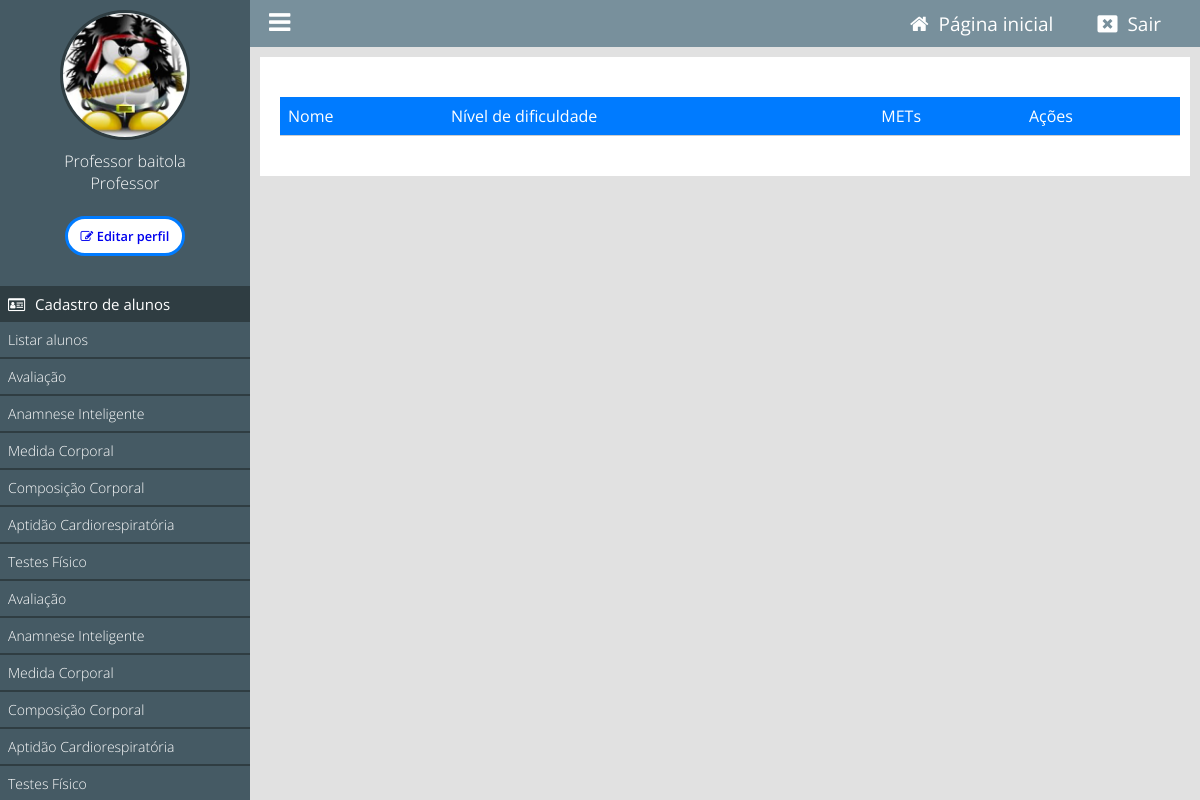
/painel/listar-exercicios (signed in), run on an earlier commit of the app's database.
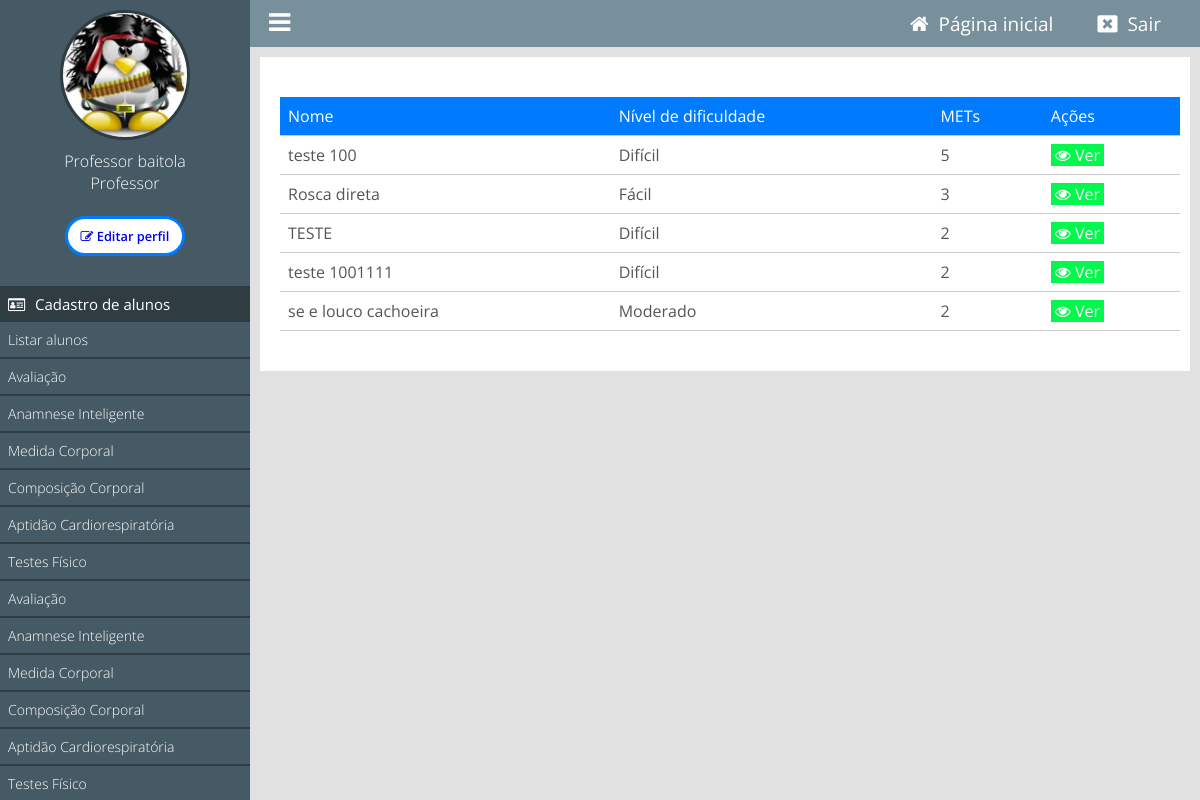
And on a later commit of the database.
### tables this page shows
CREATE TABLE IF NOT EXISTS `tb_exercicios_lib` (
  `id` int NOT NULL AUTO_INCREMENT,
  `usuario_id` int NOT NULL,
  `categoria_id` int NOT NULL,
  `nome_exercicio` varchar(255) NOT NULL,
  `articulacao` varchar(255) NOT NULL,
  `membro` varchar(255) NOT NULL,
  `grupo_muscular` varchar(255) NOT NULL,
  `aplicacao_forca` varchar(255) NOT NULL,
  `movimento` varchar(255) NOT NULL,
  `video` varchar(255) NOT NULL,
  `contra_indicacoes` varchar(255) NOT NULL,
  `indicacoes` varchar(255) NOT NULL,
  `mets_consumo_energetico` float NOT NULL,
  `nivel_dificuldade` varchar(255) NOT NULL,
  `created_at` timestamp NULL DEFAULT CURRENT_TIMESTAMP,
  `data_inclusao` datetime NOT NULL,
  PRIMARY KEY (`id`)
);

### painel/pages/funcoes.php (called while the page is built, shortened)
<?php
function obterLinkAnamnese($usuario_id) {
    $conn = new mysqli(HOST, USER, PASSWORD, DATABASE);
    $sql = "
        SELECT *
        FROM tb_perfis_usuarios
        WHERE usuario_id = ?
        ORDER BY data_avaliacao DESC
        LIMIT 1
    ";
    $stmt = $conn->prepare($sql);
    $stmt->bind_param('i', $usuario_id);
    $stmt->execute();
    $result = $stmt->get_result();
    $perfil = $result->fetch_assoc();
    if (!$perfil) {
        return "anamnese-geral";
    }
    $conditionsTrue = 0;
    if ($conditionsTrue == 0) {
        return "anamnese-geral";
    }
    return $link ?? "anamnese-geral";
}
?>

### classes/MySql.php (called while the page is built)
<?php
    class MySql{
        private static $pdo;
        public static function conectar(){
            if(self::$pdo == null){
                try{
                    self::$pdo = new PDO('mysql:host='.HOST.';dbname='.DATABASE,USER,PASSWORD,array(PDO::MYSQL_ATTR_INIT_COMMAND => "SET NAMES utf8"));
                    self::$pdo->setAttribute(PDO::ATTR_ERRMODE,PDO::ERRMODE_EXCEPTION);
                }catch(Exception $e) {
                    echo 'erro ao conectar, tente novamente mais tarde';
                }
            }
            return self::$pdo;
        }
    }
?>

### classes/Exercicio.php (called while the page is built, shortened)
<?php
class Exercicio {
    private $db;
    public function __construct() {
        $this->db = MySql::conectar();
    }
    public function buscarExercicios() {
        try {
            $sql = $this->db->prepare("SELECT * FROM `tb_exercicios_lib`;");
            $sql->execute();
            $resultados = $sql->fetchAll(PDO::FETCH_ASSOC);
            return $resultados ?: [];
        } catch (PDOException $e) {
            error_log("Erro ao listar exercícios: " . $e->getMessage());
            return false;
        }
    }
}
?>

### painel/pages/listar-exercicios.php (the view, shortened to what this page needs)
<?php
$exercicio = new Exercicio();
$exercicios = $exercicio->buscarExercicios();
?>
<div class="box-content">
<table id="lista-exercicios" class="display" style="width:100%" data-order='[[ 1, "asc" ]]'>
        <thead>
            <tr>
                <td>Nome</td>
                <td>Nível de dificuldade</td>
                <td>METs</td>
                <td>Ações</td>
            </tr>
        </thead>
        <tbody>
        <?php if(count($exercicios) > 0): ?>
                <?php foreach($exercicios as $exercicio): ?>
                    <tr>
                        <td><?php echo $exercicio['nome_exercicio']; ?></td>
                        <td><?php echo $exercicio['nivel_dificuldade']; ?></td>
                        <td><?php echo $exercicio['mets_consumo_energetico']; ?></td>
                        <td><a class="btn view" href="<?php echo INCLUDE_PATH_PAINEL . 'ver-exercicio?id=' . $exercicio['id']; ?>"><i class="fa fa-eye" aria-hidden="true"></i> Ver</a></td>
                    </tr>
                <?php endforeach; ?>
            <?php endif; ?>
        </tbody>
    </table>
</div>

### painel/index.php
<?php
    include_once('../config.php');
    if(Painel::logado() == false){
        include('login.php');
    } else {
        include('main.php');
    }
?>

### painel/main.php (shortened to what this page needs)
<?php
    include_once('../config.php');
    include_once('pages/funcoes.php');
    $usuario_id = $_SESSION['id'];
    $anamneseLink = obterLinkAnamnese($usuario_id);
?>
<!DOCTYPE html>
<html lang="pt-br">
<head>
    <link rel="stylesheet" href="https://cdnjs.cloudflare.com/ajax/libs/font-awesome/4.7.0/css/font-awesome.min.css">
    <link rel="stylesheet" href="https://cdn.datatables.net/2.1.8/css/dataTables.dataTables.css">
    <link href="<?php echo INCLUDE_PATH_PAINEL ?>css/style.css" rel="stylesheet"/>
</head>
<body>
<div class="menu">
    <div class="menu-wraper">
        <div class="box-usuario">
            <?php
                if($_SESSION['img'] == ''){
            ?>
                <div class="avatar-usuario">
                    <i class="fa fa-user"></i>
                </div>
            <?php } else { ?>
                <div class="imagem-usuario">
                    <img src="<?php echo INCLUDE_PATH_PAINEL ?>uploads/<?php echo $_SESSION['img']; ?>" />
                </div>
            <?php } ?>
            <div class="nome-usuario">
                <p><?php echo $_SESSION['nome']; ?></p>
                <p><?php echo pegaCargo($_SESSION['cargo']); ?></p><br>
                <button><a href="<?php echo INCLUDE_PATH_PAINEL . 'editar-perfil?id=' . $usuario_id; ?>"><i class="fa fa-pencil-square-o" aria-hidden="true"></i> Editar perfil</a></button>
            </div>
        </div>
        <div class="items-menu">
            <h2 <?php verificaPermissaoMenu(1); ?>id="menu-usuarios" class="ativo"><i class="fa fa-id-card-o" aria-hidden="true"></i> Cadastro de <?php if($_SESSION['cargo'] == 2) { echo 'professores'; } else { echo 'alunos'; } ?></h2>
            <a <?php selecionadoMenu('listar-usuarios'); ?> href="<?php echo INCLUDE_PATH_PAINEL ?>listar-usuarios">Listar <?php if($_SESSION['cargo'] == 2) { echo 'professores'; } else { echo 'alunos'; } ?></a>
            <a <?php selecionadoMenu('formulario-perfis'); ?>href="<?php echo INCLUDE_PATH_PAINEL ?>formulario-perfis">Avaliação</a>
            <a <?php selecionadoMenu($anamneseLink); ?> href="<?php echo INCLUDE_PATH_PAINEL . $anamneseLink;?>">Anamnese Inteligente</a>
            <a <?php selecionadoMenu('medida-corporal'); ?>href="<?php echo INCLUDE_PATH_PAINEL ?>medida-corporal">Medida Corporal</a>
            <a <?php selecionadoMenu('composicao-corporal'); ?>href="<?php echo INCLUDE_PATH_PAINEL ?>composicao-corporal">Composição Corporal</a>
            <a <?php selecionadoMenu('aptidao-cardiorespiratoria'); ?>href="<?php echo INCLUDE_PATH_PAINEL ?>aptidao-cardiorespiratoria">Aptidão Cardiorespiratória</a>
            <a <?php selecionadoMenu('teste-fisico'); ?>href="<?php echo INCLUDE_PATH_PAINEL ?>teste-fisico">Testes Físico</a>
            <a <?php selecionadoMenu('formulario-perfis'); ?>href="<?php echo INCLUDE_PATH_PAINEL ?>formulario-perfis">Avaliação</a>
            <a <?php selecionadoMenu($anamneseLink); ?> href="<?php echo INCLUDE_PATH_PAINEL . $anamneseLink;?>">Anamnese Inteligente</a>
            <a <?php selecionadoMenu('medida-corporal'); ?>href="<?php echo INCLUDE_PATH_PAINEL ?>medida-corporal">Medida Corporal</a>
            <a <?php selecionadoMenu('composicao-corporal'); ?>href="<?php echo INCLUDE_PATH_PAINEL ?>composicao-corporal">Composição Corporal</a>
            <a <?php selecionadoMenu('aptidao-cardiorespiratoria'); ?>href="<?php echo INCLUDE_PATH_PAINEL ?>aptidao-cardiorespiratoria">Aptidão Cardiorespiratória</a>
            <a <?php selecionadoMenu('teste-fisico'); ?>href="<?php echo INCLUDE_PATH_PAINEL ?>teste-fisico">Testes Físico</a>
        </div>
    </div>
</div>
    <header>
        <div class="center">
            <div class="menu-btn">
                <i class="fa fa-bars"></i>
            </div>
            <div class="logout">
                <a <?php if(@$_GET['url'] == ''){ ?> style="background: #60727a; padding: 8px 15px;" <?php } ?> href="<?php echo INCLUDE_PATH_PAINEL ?>"><i class="fa fa-home"></i><span>Página inicial</span></a>
                <a href="<?php echo INCLUDE_PATH_PAINEL ?>?logout"><i class="fa fa-window-close"></i><span>Sair</span></a>
            </div>
        </div>
    </header>
<div class="content">
    <?php Painel::loadPage(); ?>
</div>
</body>
</html>

### config.php (shortened to what this page needs)
<?php
	function pegaCargo($indice){
		return Painel::$cargos[$indice];
	}
	function selecionadoMenu($par) {
		$url = isset($_GET['url']) ? explode('/', filter_var($_GET['url'], FILTER_SANITIZE_URL))[0] : '';
		if ($url === $par) {
			echo 'class="menu-active"';
		}
	}
	function verificaPermissaoMenu($permissao){
		if($_SESSION['cargo'] >= $permissao){
			return;
		} else {
			echo 'style="display:none;"';
		}
	}
?>

### classes/Painel.php (shortened to what this page needs)
<?php
class Painel {
    public static function logado(){
        return isset($_SESSION['login']) ? true : false;
    }
    public static function loadPage(){
        if (isset($_GET['url'])) {
            $url = explode('/', $_GET['url']);
            if (file_exists('pages/' . $url[0] . '.php')) {
                include('pages/' . $url[0] . '.php');
            } else {
                header('Location: ' . INCLUDE_PATH_PAINEL);
                exit();
            }
        } else {
            include('pages/home.php');
        }
    }
}
?>

### painel/css/style.css (style rules this page uses)
* { margin: 0; padding: 0; box-sizing: border-box; font-family: "Open Sans", sans-serif; }
html, body { height: 100%; background: rgb(225, 225, 225); }
body { overflow-x: hidden; }
.center { padding: 0 2%; margin: 0 auto; }
header { position: relative; left: 250px; padding: 10px 0; background: #78909c; width: calc(100% - 250px); }
.logout { float: right; }
.logout a { padding: 0 20px; position: relative; color: white; font-size: 20px; text-decoration: none; }
.logout a > span { text-decoration: none; font-size: 19px; padding-left: 10px; }
.menu-btn { float: left; cursor: pointer; font-size: 25px; color: white; }
.menu-wraper { width: 250px; }
div.menu { overflow-x: hidden; overflow-y: auto; height: 100%; padding: 10px 0; position: fixed; left: 0; top: 0; background: #455a64; float: left; width: 250px; }
div.box-usuario { text-align: center; }
.imagem-usuario > img { display: inline-block; width: 130px; height: 130px; border-radius: 50%; border: 3px solid #2f3d42; }
.nome-usuario { text-align: center; margin-top: 10px; }
.nome-usuario p { color: white; font-size: 16px; font-weight: 300; }
.nome-usuario button a { text-decoration: none; }
.nome-usuario button { width: 120px; height: 40px; border: 3px solid #007bff; border-radius: 45px; transition: all 0.3s; cursor: pointer; background: white; font-size: 0.8em; font-weight: 550; text-decoration: nome; }
.content { width: calc(100% - 250px); position: relative; left: 250px; padding: 10px; }
.box-content { background: white; padding: 20px; margin-bottom: 20px; }
table { margin: 20px 0; width: 100%; border-collapse: collapse; min-width: 900px; }
table tr { color: #555; border-bottom: 1px solid #ccc; }
table td { padding: 8px; }
table a.btn { text-decoration: none; padding: 0 4px; color: white; font-size: 16px; }
thead tr, tfoot tr { background: #007bff; color: white; }
a.btn.view { background: #04f74d; }
.items-menu { margin-top: 30px; }
.items-menu h2 { text-align: left; font-weight: normal; font-size: 15px; background: #2f3d42; color: white; padding: 8px; cursor: pointer; }
.items-menu h2 i { padding-right: 6px; }
.items-menu a { display: block; padding: 8px; font-weight: 300; font-size: 14px; text-decoration: none; color: white; border-bottom: 2px solid #2f3d42; }
.btn { padding: 10px 20px; border: none; cursor: pointer; }

What changed in the data, as far as the page shows it:
added tb_exercicios_lib: nome_exercicio "teste 100", nivel_dificuldade "Difícil", mets_consumo_energetico "5"
added tb_exercicios_lib: nome_exercicio "Rosca direta", nivel_dificuldade "Fácil", mets_consumo_energetico "3"
added tb_exercicios_lib: nome_exercicio "TESTE", nivel_dificuldade "Difícil", mets_consumo_energetico "2"
added tb_exercicios_lib: nome_exercicio "teste 1001111", nivel_dificuldade "Difícil", mets_consumo_energetico "2"
added tb_exercicios_lib: nome_exercicio "se e louco cachoeira", nivel_dificuldade "Moderado", mets_consumo_energetico "2"
